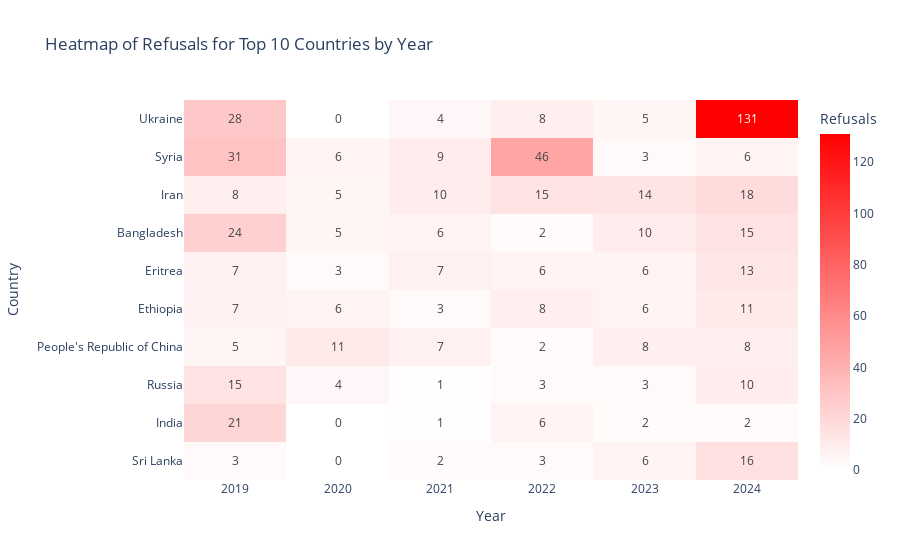

Notebook source saved alongside this figure:
### Markdown cell above
### 4.1 Heatmap: Country vs Year

### Code cell
# Get the top-10 countries list
top10_list = top10['country'].tolist()

# Build a pivot table that sums counts for each country-year
heatmap_data = (
    df_summary[df_summary['country'].isin(top10_list)]
    .pivot_table(
        index='country',
        columns='year',
        values='count',
        aggfunc='sum',     # sum over duplicate country-year entries
        fill_value=0
    )
)

# Reorder rows to match the original top-10 ranking
heatmap_data = heatmap_data.reindex(index=top10_list)

import plotly.express as px

# assuming heatmap_data is already built and indexed as before…
fig2 = px.imshow(
    heatmap_data,
    text_auto=True,
    aspect="auto",
    labels=dict(x="Year", y="Country", color="Refusals"),
    title="Heatmap of Refusals for Top 10 Countries by Year",
    color_continuous_scale=["white", "red"],  # white at min, red at max
    zmin=0,                                   # force the lower bound to 0
    zmax=heatmap_data.values.max()           # upper bound to your max value
)
fig2.update_coloraxes(colorbar_title="Refusals")
fig2.show()

### Figure 1 — Plotly figure (JSON) as saved in the notebook; plotly's stock layout.template omitted (floating-point values rounded to 4 significant figures)
{"data": [{"coloraxis": "coloraxis", "hovertemplate": "Year: %{x}<br>Country: %{y}<br>Refusals: %{z}<extra></extra>", "name": "0", "texttemplate": "%{z}", "type": "heatmap", "x": [2019, 2020, 2021, 2022, 2023, 2024], "xaxis": "x", "y": ["Ukraine", "Syria", "Iran", "Bangladesh", "Eritrea", "Ethiopia", "People's Republic of China", "Russia", "India", "Sri Lanka"], "yaxis": "y", "z": [[28, 0, 4, 8, 5, 131], [31, 6, 9, 46, 3, 6], [8, 5, 10, 15, 14, 18], [24, 5, 6, 2, 10, 15], [7, 3, 7, 6, 6, 13], [7, 6, 3, 8, 6, 11], [5, 11, 7, 2, 8, 8], [15, 4, 1, 3, 3, 10], [21, 0, 1, 6, 2, 2], [3, 0, 2, 3, 6, 16]]}], "layout": {"coloraxis": {"cmax": 131, "cmin": 0, "colorbar": {"title": {"text": "Refusals"}}, "colorscale": [[0, "white"], [1, "red"]]}, "title": {"text": "Heatmap of Refusals for Top 10 Countries by Year"}, "xaxis": {"anchor": "y", "domain": [0, 1], "title": {"text": "Year"}}, "yaxis": {"anchor": "x", "autorange": "reversed", "domain": [0, 1], "title": {"text": "Country"}}}}
